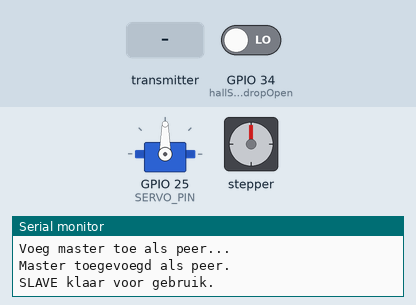
This sketch was run on a simulated ESP32. On the bench: servo, stepper motor, the last lines printed to the serial monitor. The test bench sets the inputs (shaded band); at power-on: GPIO 34 (hallSensorTiltdropOpen) LOW. Stepper angles assume 550 steps per turn.

Above: at 1.2 s.
1.3 s: the transmitter starts sending text = DROP
At 3.9 s:
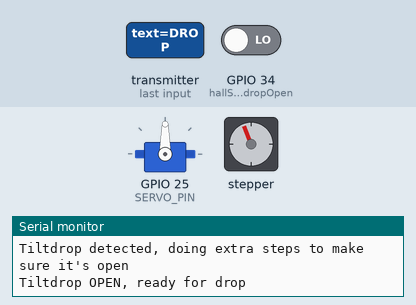
At 6.41 s:
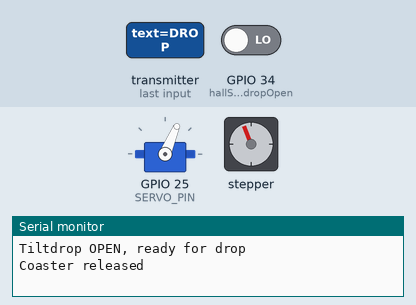
13.3 s: GPIO 34 (hallSensorTiltdropOpen) driven HIGH
At 13.8 s:
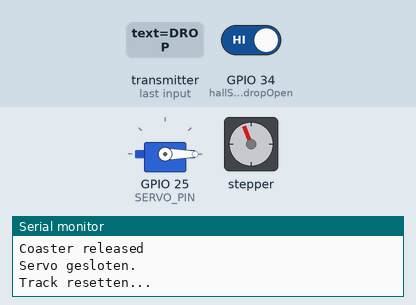
16.3 s: GPIO 34 (hallSensorTiltdropOpen) driven LOW
Timing chart, 0 to 31.2 s (numbered marks = the images above; inputs shaded):
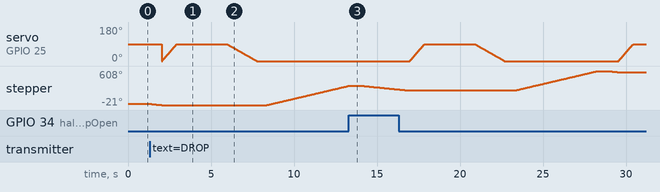

Measured:
- after the input at 1.3 s, stepper: turns 21° counter-clockwise in 0.65 s, then 355° clockwise in 4.9 s
- after the input at 13.3 s, servo on GPIO 25 (SERVO_PIN): stays 0° (without the input it goes to 1° after 1.3 s)

The sketch:

SLAVE_test.ino
```cpp
#include <WiFi.h>
#include <esp_now.h>
#include <Stepper.h>
#include <ESP32Servo.h>
#include "Message.h"

#define IN1 18
#define IN2 19
#define IN3 22
#define IN4 23
#define SERVO_PIN 25

#define hallSensorOnTiltdrop     32
#define hallSensorTiltdropClosed 27
#define hallSensorTiltdropOpen   34
#define hallSensorOffTiltdrop    26

const int stepsTiltTrack = 550;
Stepper tiltTrackStepper(stepsTiltTrack, IN1, IN3, IN2, IN4);
Servo releaseServo;

uint8_t masterAddress[] = {0x14, 0x2B, 0x2F, 0xC9, 0x24, 0xCC}; // Vervang door *jouw* master-MAC

volatile bool newCommandAvailable = false;
struct_message incomingCommand;

// Callback
void OnDataRecv(const esp_now_recv_info_t *info, const uint8_t *data, int len) {
  struct_message incoming;
  memcpy(&incoming, data, sizeof(incoming));

  // PING-pong afhandeling
  if (strcmp(incoming.text, "PING_TILTDROP") == 0) {
    sendPong("PONG_TILTDROP");
    return;  // Geen normale commandoprocessing doen
  }

  // Normaal commando opslaan
  memcpy(&incomingCommand, &incoming, sizeof(incomingCommand));
  newCommandAvailable = true;
}


void sendPong(const char* responseText) {
  struct_message response;
  strncpy(response.text, responseText, sizeof(response.text) - 1);
  response.text[sizeof(response.text) - 1] = '\0';

  esp_now_send(masterAddress, (uint8_t*)&response, sizeof(response));
}

bool receiveCommand(char* buffer, size_t bufferSize) {
  if (!newCommandAvailable) return false;

  Serial.println("Nieuw commando beschikbaar! Kopieer naar buffer...");
  strncpy(buffer, incomingCommand.text, bufferSize - 1);
  buffer[bufferSize - 1] = '\0';
  newCommandAvailable = false;
  return true;
}

void setup() {
  Serial.begin(115200);
  Serial.println("\n=== TILTDROP SLAVE SETUP ===");

  WiFi.mode(WIFI_STA);
  Serial.print("Mijn MAC: ");
  Serial.println(WiFi.macAddress());

  if (esp_now_init() != ESP_OK) {
    Serial.println("ESP-NOW init mislukt!");
    return;
  } else {
    Serial.println("ESP-NOW init geslaagd.");
  }

  esp_now_register_recv_cb(OnDataRecv);

  esp_now_peer_info_t masterInfo = {};
  memcpy(masterInfo.peer_addr, masterAddress, 6);
  masterInfo.channel = 0;
  masterInfo.encrypt = false;

  if (!esp_now_is_peer_exist(masterAddress)) {
    Serial.println("Voeg master toe als peer...");
    if (esp_now_add_peer(&masterInfo) == ESP_OK) {
      Serial.println("Master toegevoegd als peer.");
    } else {
      Serial.println("Fout bij toevoegen van master als peer.");
    }
  } else {
    Serial.println("Master al gekend als peer.");
  }

  pinMode(hallSensorTiltdropClosed, INPUT);
  pinMode(hallSensorTiltdropOpen, INPUT);
  pinMode(hallSensorOnTiltdrop, INPUT);
  pinMode(hallSensorOffTiltdrop, INPUT);

  tiltTrackStepper.setSpeed(10);
  releaseServo.attach(SERVO_PIN);

  Serial.println("SLAVE klaar voor gebruik.\n");
}

void loop() {

  char commandBuffer[100];

  if (receiveCommand(commandBuffer, sizeof(commandBuffer))) {
    Serial.print("Ontvangen commando: ");
    Serial.println(commandBuffer);

    if (strcmp(commandBuffer, "IS_TILTDROP_CLOSED") == 0) {
      bool closed = IsTiltdropClosed();
      if (closed) sendLog("TILTDROP_CLOSED");
      else        sendLog("TILTDROP_OPEN");
    }

    if(strcmp(commandBuffer, "IS_COASTER_ON_TILTDROP") == 0) {
      EnterTiltdrop();
      sendLog("COASTER_ON_TILTDROP");
    }

    if(strcmp(commandBuffer, "DROP") == 0) {
      bool drop = Tiltdrop();
      if(drop){
        DropCoaster();
        sendLog("COASTER_DROPPED");
      } else {
        sendLog("NO_DROP");
      }
    }

  }

  delay(10);

}

bool IsTiltdropClosed() {
  Serial.println("[Check] IsTiltdropClosed() gestart");

  Serial.println("resetting servo");
  for(int posDegrees = 90; posDegrees >= 0; posDegrees--) {
    releaseServo.write(posDegrees);
    delay(20);
  }
  Serial.println("servo reset success");

  int sensorVal = digitalRead(hallSensorTiltdropClosed);
  Serial.print("Sensorwaarde hallSensorTiltdropClosed: ");
  Serial.println(sensorVal);

  if (sensorVal == LOW) {
    sendLog("Tiltdrop CLOSED, ready.");
    Serial.println("Tiltdrop is al gesloten.");
    return true;
  }

  sendLog("Tiltdrop NOT CLOSED! Attempting to close.");
  Serial.println("Tiltdrop is niet gesloten. Beweeg motor...");

  for (int i = 0; i < 2048; i++) {
    tiltTrackStepper.step(1);

    if (digitalRead(hallSensorTiltdropClosed) == LOW) {
      tiltTrackStepper.step(10);
      sendLog("Tiltdrop CLOSED after movement.");
      Serial.println("Gesloten na beweging.");
      return true;
    }
  }

  sendLog("ERROR: Could not close Tiltdrop.");
  Serial.println("ERROR: Kon Tiltdrop niet sluiten na 2048 stappen.");
  return false;
}


void EnterTiltdrop()
{
  while (digitalRead(hallSensorOnTiltdrop) == HIGH) {
    Serial.println("coaster NOT on TILTDROP");
  }

  delay(100);
  Serial.println("coaster ON TILTDROP");
  delay(100);

}

bool Tiltdrop()
{

  tiltTrackStepper.setSpeed(5);
  delay(50);

  for (int i = 0; i < 2048; i++) {
    tiltTrackStepper.step(-1);

    if (digitalRead(hallSensorTiltdropOpen) == LOW) {
      Serial.println("Tiltdrop detected, doing extra steps to make sure it's open");
      tiltTrackStepper.step(-30);
      Serial.println("Tiltdrop OPEN, ready for drop");
      return true;
    }
  }

  Serial.println("ERROR: Failed to open Tiltdrop within step limit");
  return false;

}

void DropCoaster()
{
  for(int posDegrees = 0; posDegrees <= 90; posDegrees++) {
    releaseServo.write(posDegrees);
    delay(10);
  }

  delay(1000);
  Serial.println("Coaster released");
  delay(2000);

  for(int posDegrees = 90; posDegrees >= 0; posDegrees--) {
    releaseServo.write(posDegrees);
    delay(20);
  }

  Serial.println("Servo gesloten.");
  delay(100);

  Serial.println("Track resetten...");
  tiltTrackStepper.setSpeed(12);
  delay(500);
  tiltTrackStepper.step(stepsTiltTrack);
  delay(500);

}


void sendLog(const char* message) {
  struct_message msg;
  strncpy(msg.text, message, sizeof(msg.text) - 1);
  msg.text[sizeof(msg.text) - 1] = '\0';

  Serial.print("[SEND LOG] Verstuur naar master: ");
  Serial.print(message);

  esp_err_t result = esp_now_send(masterAddress, (uint8_t*)&msg, sizeof(msg));

  Serial.print(" -> ");
  if (result == ESP_OK) Serial.println("OK");
  else {
    Serial.print("FOUT (");
    Serial.print(result);
    Serial.println(")");
  }
}
```

Message.h
```cpp
// Message.h
#ifndef MESSAGE_H
#define MESSAGE_H

typedef struct struct_message {
  char text[200];
} struct_message;

#endif
```
